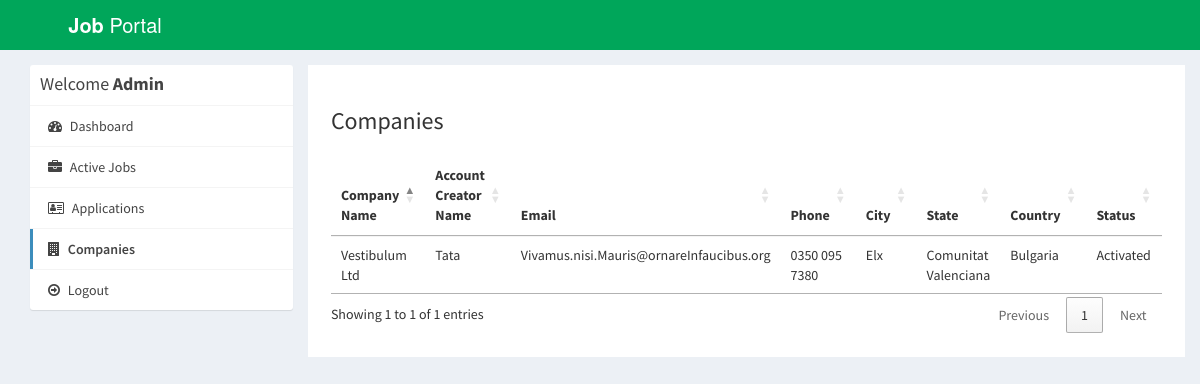
/admin/companies.php (signed in), run on the app's committed database.
### tables this page shows
CREATE TABLE `company` (
  `id_company` int(11) NOT NULL,
  `name` varchar(255) NOT NULL,
  `companyname` varchar(255) NOT NULL,
  `country` varchar(255) NOT NULL,
  `state` varchar(255) NOT NULL,
  `city` varchar(255) NOT NULL,
  `contactno` varchar(255) NOT NULL,
  `website` varchar(255) NOT NULL,
  `email` varchar(255) NOT NULL,
  `password` varchar(255) NOT NULL,
  `aboutme` varchar(255) DEFAULT NULL,
  `logo` varchar(255) NOT NULL,
  `createdAt` timestamp NOT NULL DEFAULT CURRENT_TIMESTAMP,
  `active` int(11) NOT NULL DEFAULT '2'
);

### admin/companies.php (the view, shortened to what this page needs)
<?php
require_once("../db.php");
?>
<!DOCTYPE html>
<html>
<head>
  <link rel="stylesheet" href="https://cdnjs.cloudflare.com/ajax/libs/twitter-bootstrap/3.3.7/css/bootstrap.min.css">
  <link rel="stylesheet" href="https://cdnjs.cloudflare.com/ajax/libs/font-awesome/4.7.0/css/font-awesome.min.css">
  <link rel="stylesheet" href="https://cdnjs.cloudflare.com/ajax/libs/ionicons/2.0.1/css/ionicons.min.css">
  <link rel="stylesheet" href="https://cdn.datatables.net/1.10.15/css/jquery.dataTables.min.css">
  <link rel="stylesheet" href="../css/AdminLTE.min.css">
  <link rel="stylesheet" href="../css/_all-skins.min.css">
  <link rel="stylesheet" href="../css/custom.css">
</head>
<body class="hold-transition skin-green sidebar-mini">
<div class="wrapper">
  <header class="main-header">
    <a href="index.php" class="logo logo-bg">
      <span class="logo-lg"><b>Job</b> Portal</span>
    </a>
    <nav class="navbar navbar-static-top">
    </nav>
  </header>
  <div class="content-wrapper" style="margin-left: 0px;">
    <section id="candidates" class="content-header">
      <div class="container">
        <div class="row">
          <div class="col-md-3">
            <div class="box box-solid">
              <div class="box-header with-border">
                <h3 class="box-title">Welcome <b>Admin</b></h3>
              </div>
              <div class="box-body no-padding">
                <ul class="nav nav-pills nav-stacked">
                  <li><a href="dashboard.php"><i class="fa fa-dashboard"></i> Dashboard</a></li>
                  <li><a href="active-jobs.php"><i class="fa fa-briefcase"></i> Active Jobs</a></li>
                  <li><a href="applications.php"><i class="fa fa-address-card-o"></i> Applications</a></li>
                  <li class="active"><a href="companies.php"><i class="fa fa-building"></i> Companies</a></li>
                  <li><a href="../logout.php"><i class="fa fa-arrow-circle-o-right"></i> Logout</a></li>
                </ul>
              </div>
            </div>
          </div>
          <div class="col-md-9 bg-white padding-2">
            <h3>Companies</h3>
            <div class="row margin-top-20">
              <div class="col-md-12">
                <div class="box-body table-responsive no-padding">
                  <table id="example2" class="table table-hover">
                    <thead>
                      <th>Company Name</th>
                      <th>Account Creator Name</th>
                      <th>Email</th>
                      <th>Phone</th>
                      <th>City</th>
                      <th>State</th>
                      <th>Country</th>
                      <th>Status</th>
                    </thead>
                    <tbody>
                      <?php
                      $sql = "SELECT * FROM company";
                      $result = $conn->query($sql);
                      if($result->num_rows > 0) {
                        while($row = $result->fetch_assoc()) {
                      ?>
                      <tr>
                        <td><?php echo $row['companyname']; ?></td>
                        <td><?php echo $row['name']; ?></td>
                        <td><?php echo $row['email']; ?></td>
                        <td><?php echo $row['contactno']; ?></td>
                        <td><?php echo $row['city']; ?></td>
                        <td><?php echo $row['state']; ?></td>
                        <td><?php echo $row['country']; ?></td>
                        <td>
                        <?php
                          if($row['active'] == '1') {
                            echo "Activated";
                          } else if($row['active'] == '2') {
                            ?>
                            <a href="reject-company.php?id=<?php echo $row['id_company']; ?>">Reject</a> <a href="approve-company.php?id=<?php echo $row['id_company']; ?>">Approve</a>
                            <?php
                          } else if ($row['active'] == '3') {
                            ?>
                              <a href="approve-company.php?id=<?php echo $row['id_company']; ?>">Reactivate</a>
                            <?php
                          } else if($row['active'] == '0') {
                            echo "Rejected";
                          }
                        ?>
                        </td>
                      </tr>
                     <?php
                        }
                      }
                    ?>
                    </tbody>
                  </table>
                </div>
              </div>
            </div>
          </div>
        </div>
      </div>
    </section>
  </div>
</div>
</body>
</html>

### css/custom.css (style rules this page uses)
.logo-bg { background-color: #00A65A !important; }
.margin-top-20 { margin-top: 20px; }
.padding-2 { padding: 2%; }
.bg-white { background-color: #fff; }

### data on the page
company: companyname "Vestibulum Ltd", name "Tata", email "Vivamus.nisi.Mauris@ornareInfaucibus.org", contactno "0350 095 7380", city "Elx", state "Comunitat Valenciana", country "Bulgaria", active "Activated"
